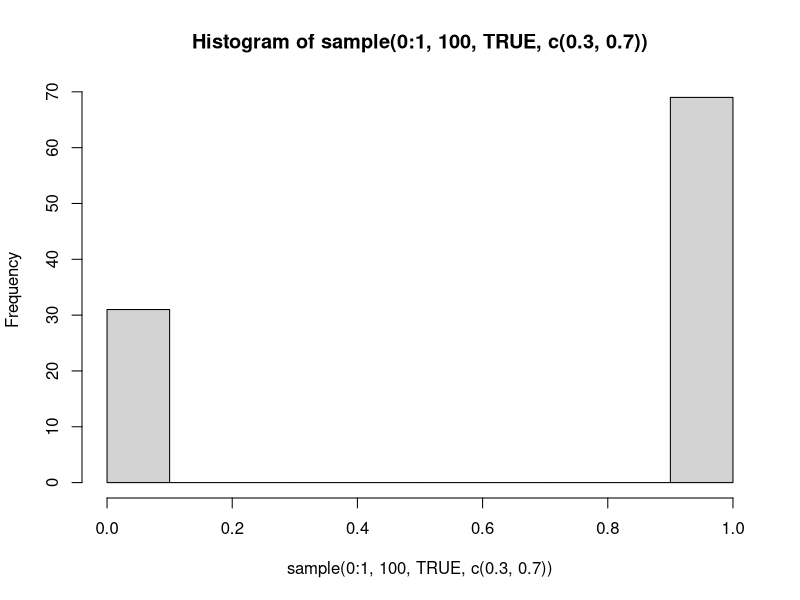
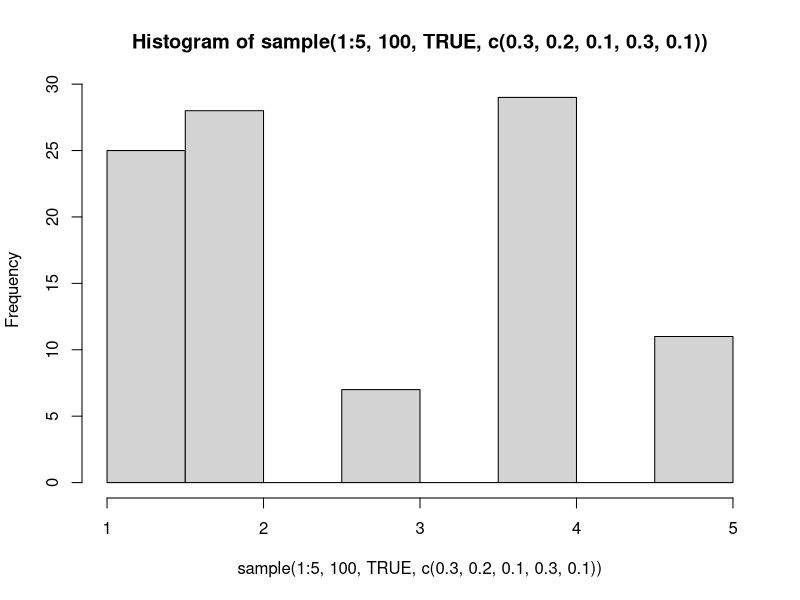

R code for these plots, in order:
#ex1.r#
sample.int(10,20,replace=TRUE)
?sample.int()

sample(0:1, 100, TRUE, c(0.3, 0.7))
hist(sample(0:1, 100, TRUE, c(0.3, 0.7)))
sample(1:5, 100, TRUE, c(0.3, 0.2,0.1,0.3,0.1))
hist(sample(1:5, 100, TRUE, c(0.3, 0.2,0.1,0.3,0.1)))

#ex1_ans#
set.seed(123)

(bernoulli_rng <- sample.int(n=2, size=10, replace=TRUE, prob=c(0.8, 0.2)) - 1)
#=> [1] 0 0 0 1 1 0 0 1 0 0

categorical_rng <- sample.int(n=5, size=10, replace=TRUE, prob=c(0.1, 0.2, 0.25, 0.35, 0.1))
#=> [1] 1 3 2 3 4 5 4 4 4 1